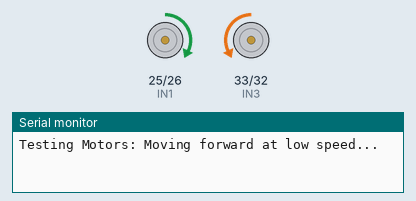
This sketch was run on a simulated ESP32. On the bench: motor-driver pin pairs drawn as motors (green arrow = first pin HIGH = forward, orange = second pin HIGH = backward, longer = more drive, scaled by the enable pin), the last lines printed to the serial monitor.

Above: at 1.0 s.
At 4.5 s:
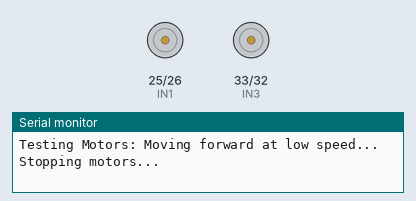
Timing chart, 0 to 9.1 s (numbered marks = the images above):
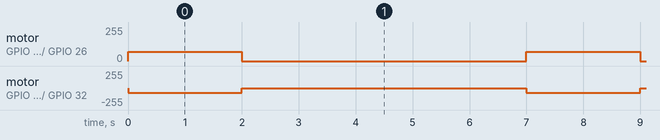

The sketch:

Motors_test.ino
```cpp
// Left Motor Pins
const int ENA = 14;
const int IN1 = 25;
const int IN2 = 26;

// Right Motor Pins
const int ENB = 27;
const int IN3 = 33;
const int IN4 = 32;

// Set a low speed (Value between 0 and 255)
// Note: Most motors won't move below 70-80 due to friction
int lowSpeed = 70;

void setup() {
  Serial.begin(115200);

  // Set all pins as Outputs
  pinMode(ENA, OUTPUT);
  pinMode(IN1, OUTPUT);
  pinMode(IN2, OUTPUT);
  pinMode(ENB, OUTPUT);
  pinMode(IN3, OUTPUT);
  pinMode(IN4, OUTPUT);

  Serial.println("Testing Motors: Moving forward at low speed...");
}

void loop() {
  // --- Move Left Motor Forward (FIXED) ---
  digitalWrite(IN1, HIGH);   // Changed from HIGH
  digitalWrite(IN2, LOW);  // Changed from LOW
  analogWrite(ENA, lowSpeed);

  // --- Move Right Motor Forward (STAYS SAME) ---
  digitalWrite(IN3, LOW);
  digitalWrite(IN4, HIGH);
  analogWrite(ENB, lowSpeed);

  delay(2000); // Run for 2 seconds

  // --- Stop All ---
  Serial.println("Stopping motors...");
  digitalWrite(IN1, LOW);
  digitalWrite(IN2, LOW);
  digitalWrite(IN3, LOW);
  digitalWrite(IN4, LOW);
  analogWrite(ENA, 0);
  analogWrite(ENB, 0);

  delay(5000); // Wait 5 seconds before repeating
}
```

Measured:
- by itself, motor on GPIO 25 (IN1) / GPIO 26 (IN2): alternates forward 70/255 for 2.0 s and stopped for 5.0 s
- by itself, motor on GPIO 33 (IN3) / GPIO 32 (IN4): alternates backward 70/255 for 2.0 s and stopped for 5.0 s
